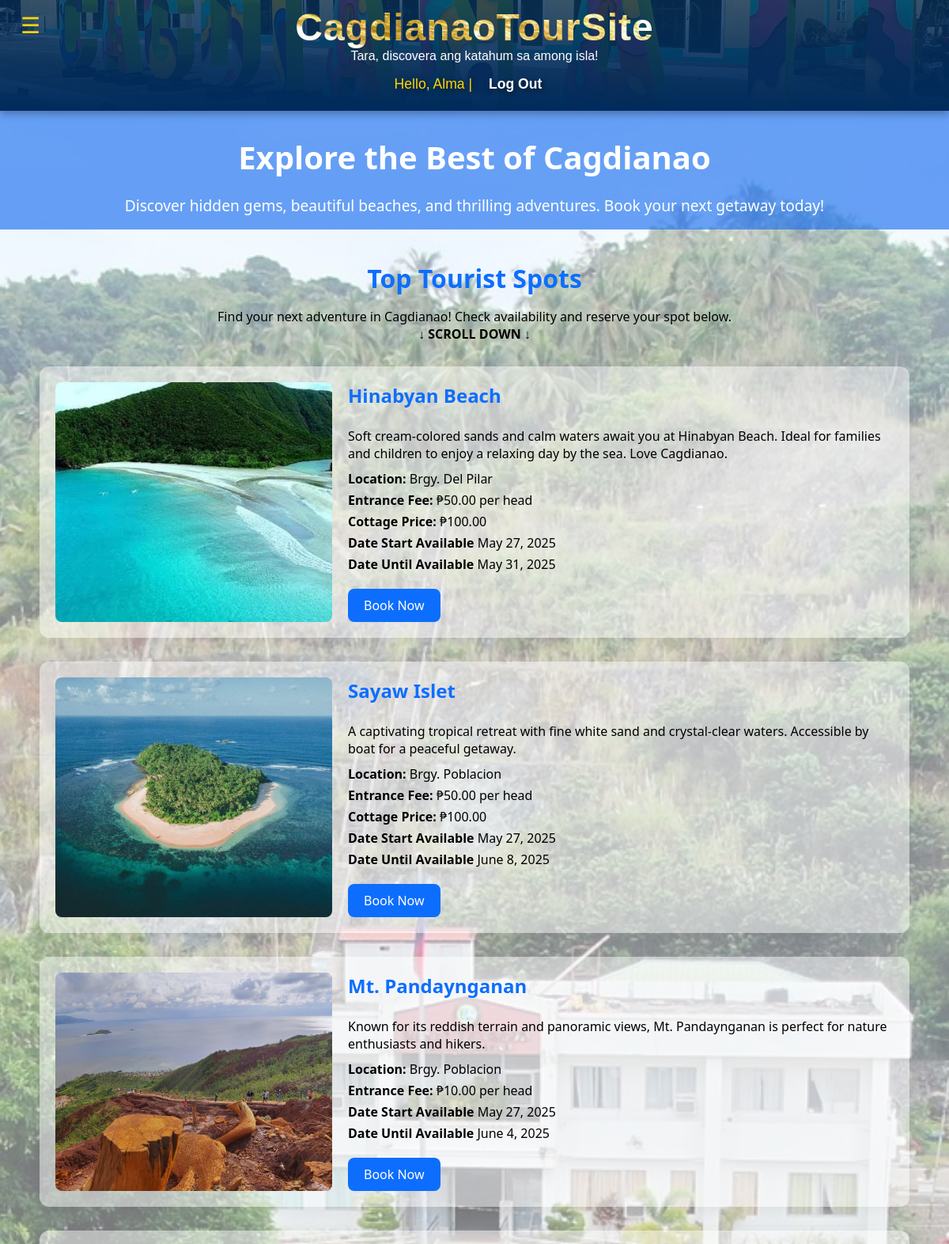
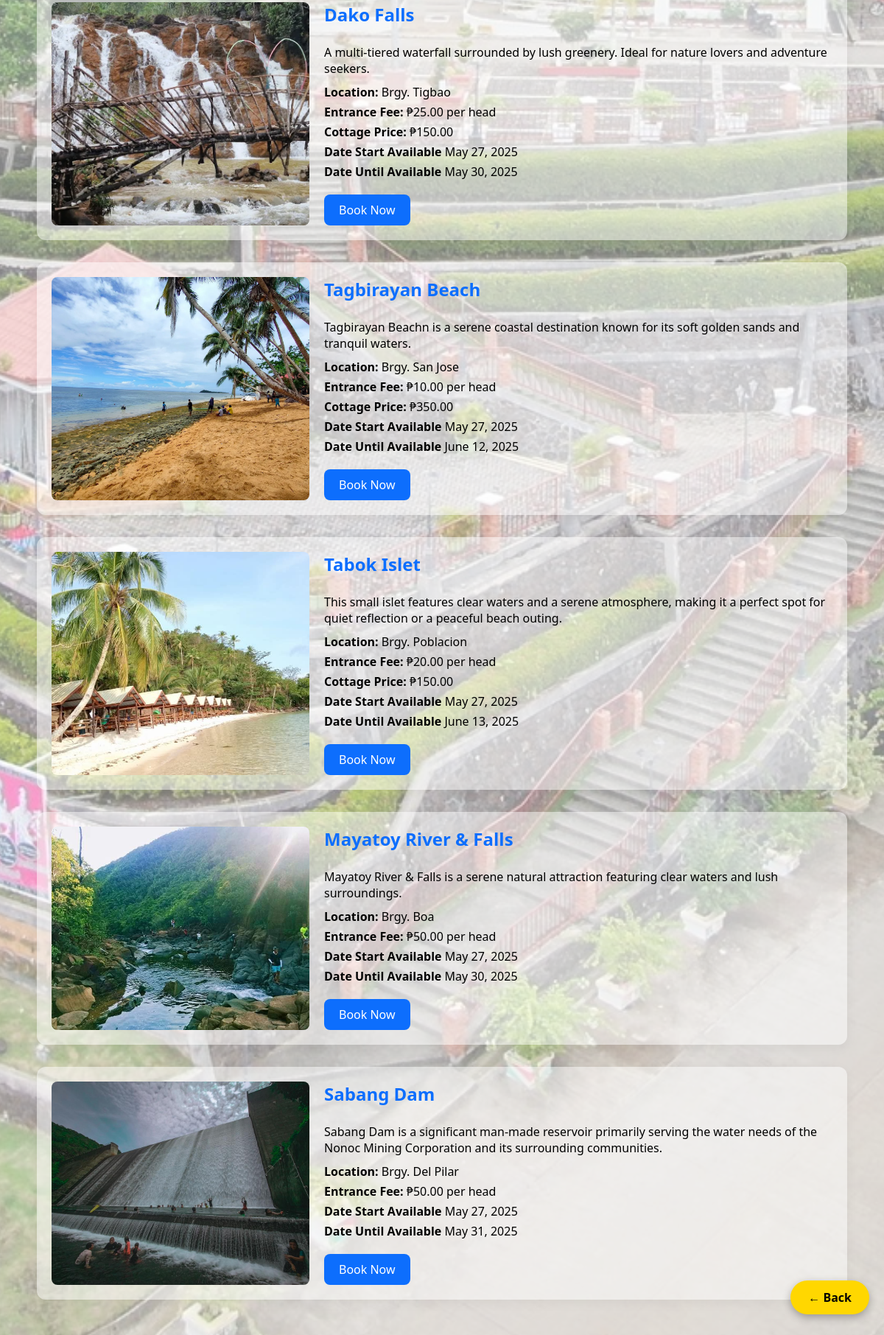
The app's page /spots/ (signed in) with its own data (2 pictures, top to bottom).
### tourism/models.py (models this page shows, shortened)
class TouristSpot(models.Model):
    name = models.CharField(max_length=100)
    description = models.TextField()
    location = models.CharField(max_length=100)
    description = models.TextField()
    price = models.DecimalField(max_digits=6, decimal_places=2)
    cottage_price = models.DecimalField(max_digits=6, decimal_places=2)
    available_from = models.DateField(default=date.today)
    available_until = models.DateField(default=date.today)
    is_limited = models.PositiveIntegerField(
        null=True,
        blank=True,
        help_text="Set a number limit for bookings per day (leave blank for unlimited)"
    )
    image = models.ImageField(upload_to='tourist_spot_images/', default='default.jpg')
    time_open = models.TimeField(default=default_open_time)
    time_closed = models.TimeField(default=default_close_time)

### tourism/views.py (the view)
# urls.py: path('spots/', views.tourist_spots, name='tourist_spots'),
def tourist_spots(request):
    spots = TouristSpot.objects.all()
    reservations = Reservation.objects.all()
    return render(request, 'tourism/tourist_spots.html', {
        'spots': spots,
        'reservations': reservations,
    })

### tourism/templates/tourism/tourist_spots.html (shortened to what this page needs)
{% extends "tourism/base.html" %}
{% load static %}
{% block content %}
<main class="tourist-content" style="font-family: 'Segoe UI', sans-serif; padding-bottom: 60px;">
    <a href="javascript:history.back()"
    class="back-button"
    style="position: fixed; bottom: 80px; right: 20px; padding: 12px 24px; background-color: #FFD700; color: black; text-decoration: none; border-radius: 30px; font-weight: bold; box-shadow: 0 4px 12px rgba(0, 0, 0, 0.3); z-index: 1000;">
    ← Back
    </a>
    <section class="hero-section" style="display: flex; align-items: center; justify-content: center; text-align: center; height: 150px; background: #186eefa4; color: white;" data-aos="fade-down" data-aos-delay="100">
        <div class="hero-overlay">
            <h1 class="hero-title" style="font-size: 2.5rem; margin-bottom: 10px;">Explore the Best of Cagdianao</h1>
            <p class="hero-description" style="font-size: 1.2rem;">Discover hidden gems, beautiful beaches, and thrilling adventures. Book your next getaway today!</p>
        </div>
    </section>
    <div class="container" style="max-width: 1100px; margin: 40px auto; padding: 0 20px;"data-aos="fade-down" data-aos-delay="100">
        <h2 style="text-align: center; font-size: 2rem; color: #0d6efd; margin-bottom: 10px;">Top Tourist Spots</h2>
        <p style="text-align: center; color: #000000; margin-bottom: 30px;">Find your next adventure in Cagdianao! Check availability and reserve your spot below.<br><strong>↓ SCROLL DOWN ↓</strong></p>
      {% for spot in spots %}
        <div data-aos="zoom-in" data-aos-delay="100" style="display: flex; flex-wrap: wrap; gap: 20px; background: rgba(255, 255, 255, 0.477); border-radius: 12px; box-shadow: 0 4px 15px rgba(0,0,0,0.05); padding: 20px; margin-bottom: 30px;">
          <img src="{{ spot.image.url }}" alt="{{ spot.name }}" style="width: 100%; max-width: 350px; height: auto; border-radius: 8px; object-fit: cover;">
          <div style="flex: 1;">
              <h3 style="font-size: 1.5rem; margin-top: 0; color: #0d6efd;">{{ spot.name }}</h3>
              <p style="margin: 10px 0; color: #000000;">{{ spot.description }}</p>
              <p style="margin: 5px 0;"><strong>Location:</strong> {{ spot.location }}</p>
              <p style="margin: 5px 0;"><strong>Entrance Fee:</strong> ₱{{ spot.price }} per head</p>
              {% if spot.is_limited %}
                <p style="margin: 5px 0;"><strong>Cottage Price:</strong> ₱{{ spot.cottage_price }}</p>
              {% endif %}
              <p style="margin: 5px 0;"><strong>Date Start Available</strong> {{ spot.available_from }}</p>
              <p style="margin: 5px 0;"><strong>Date Until Available</strong> {{ spot.available_until }}</p>
              <a href="{% url 'book_reservation' spot.id %}" class="book-now-btn">Book Now</a>
          </div>
        </div>
      {% endfor %}
    </div>
    <link href="https://unpkg.com/aos@2.3.4/dist/aos.css" rel="stylesheet">
</main>
{% endblock %}

### tourism/templates/tourism/base.html (shortened to what this page needs)
{% load static %}
<!DOCTYPE html>
<html lang="en">
<head>
  <link rel="stylesheet" href="{% static 'tourism/style.css' %}">
  <link href="https://cdn.jsdelivr.net/npm/aos@2.3.4/dist/aos.css" rel="stylesheet">
</head>
<body>
  <button id="menu-toggle">&#9776;</button>
  <header>
    <h1>CagdianaoTourSite</h1>
    <a>Tara, discovera ang katahum sa among isla!</a>
    {% if user.is_authenticated %}
      <p>Hello, {{ user.username }} | <a href="{% url 'logout' %}">Log Out</a></p>
    {% else %}
      <p>
     <a href="{% url 'login' %}" class="{% if request.path == '/login/' %}active{% endif %}">Log In</a> |
    <a href="{% url 'sign_up' %}" class="{% if request.path == '/signup/' %}active{% endif %}">Sign Up</a>
</p>
    {% endif %}
  </header>
  <main>
    {% block content %}
    {% endblock %}
  </main>
</body>
</html>

### tourism/templates/tourism/tourist_spots.html (style rules this page uses)
a.back-button { transition: background-color 0.3s ease, color 0.3s ease; }
.book-now-btn { display: inline-block; margin-top: 15px; padding: 10px 20px; background-color: #0d6efd; color: white; text-decoration: none; border-radius: 8px; transition: background-color 0.3s ease, color 0.3s ease; }

### records on screen
TouristSpot: image (picture), name "Hinabyan Beach", description "Soft cream-colored sands and calm waters await you at Hinabyan Beach. Ideal for families and children to enjoy a relaxing day by the sea. Love Cagdianao.", location "Brgy. Del Pilar", price "50.00", cottage_price "100.00", available_from "May 27, 2025", available_until "May 31, 2025"
TouristSpot: image (picture), name "Sayaw Islet", description "A captivating tropical retreat with fine white sand and crystal-clear waters. Accessible by boat for a peaceful getaway.", location "Brgy. Poblacion", price "50.00", cottage_price "100.00", available_from "May 27, 2025", available_until "June 8, 2025"
TouristSpot: image (picture), name "Mt. Pandaynganan", description "Known for its reddish terrain and panoramic views, Mt. Pandaynganan is perfect for nature enthusiasts and hikers.", location "Brgy. Poblacion", price "10.00", available_from "May 27, 2025", available_until "June 4, 2025"
TouristSpot: image (picture), name "Dako Falls", description "A multi-tiered waterfall surrounded by lush greenery. Ideal for nature lovers and adventure seekers.", location "Brgy. Tigbao", price "25.00", cottage_price "150.00", available_from "May 27, 2025", available_until "May 30, 2025"
TouristSpot: image (picture), name "Tagbirayan Beach", description "Tagbirayan Beachn is a serene coastal destination known for its soft golden sands and tranquil waters.", location "Brgy. San Jose", price "10.00", cottage_price "350.00", available_from "May 27, 2025", available_until "June 12, 2025"
TouristSpot: image (picture), name "Tabok Islet", description "This small islet features clear waters and a serene atmosphere, making it a perfect spot for quiet reflection or a peaceful beach outing.", location "Brgy. Poblacion", price "20.00", cottage_price "150.00", available_from "May 27, 2025", available_until "June 13, 2025"
TouristSpot: image (picture), name "Mayatoy River & Falls", description "Mayatoy River & Falls is a serene natural attraction featuring clear waters and lush surroundings.", location "Brgy. Boa", price "50.00", available_from "May 27, 2025", available_until "May 30, 2025"
TouristSpot: image (picture), name "Sabang Dam", description "Sabang Dam is a significant man-made reservoir primarily serving the water needs of the Nonoc Mining Corporation and its surrounding communities.", location "Brgy. Del Pilar", price "50.00", available_from "May 27, 2025", available_until "May 31, 2025"

### other values on screen
{{ user.username }} "Alma"
